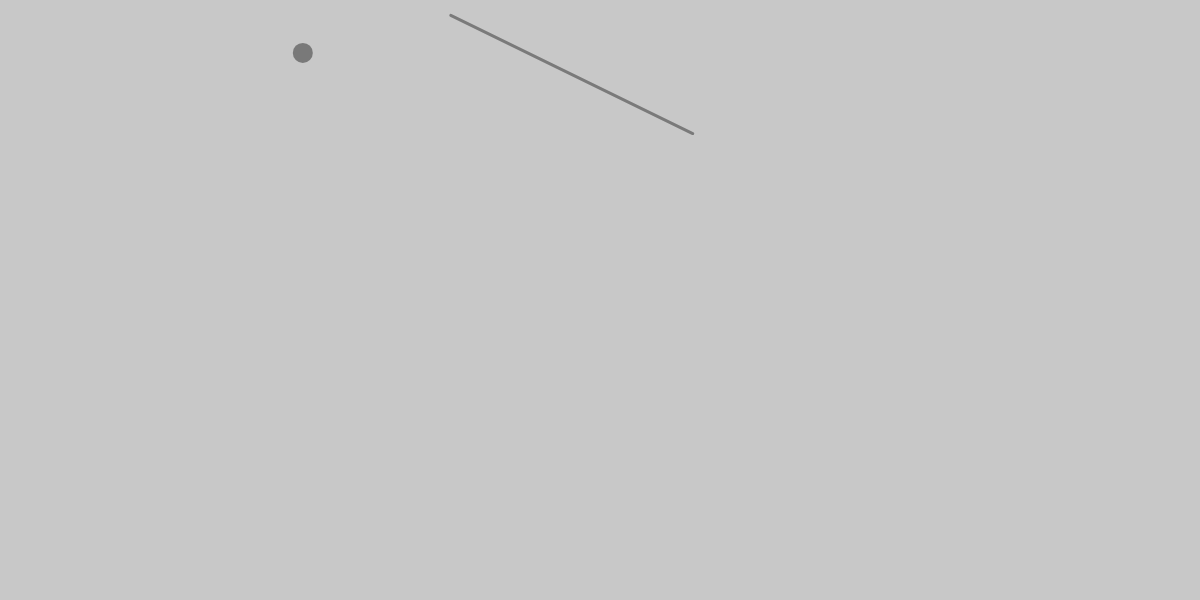
Frame 1 (no input)
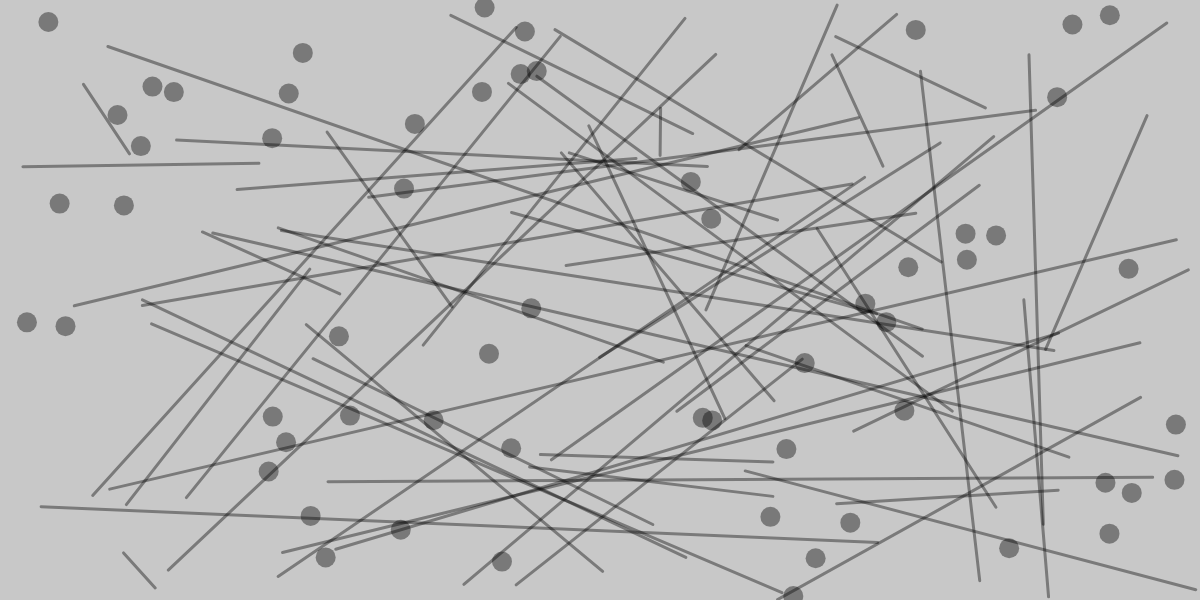
Frame 60 (no input)
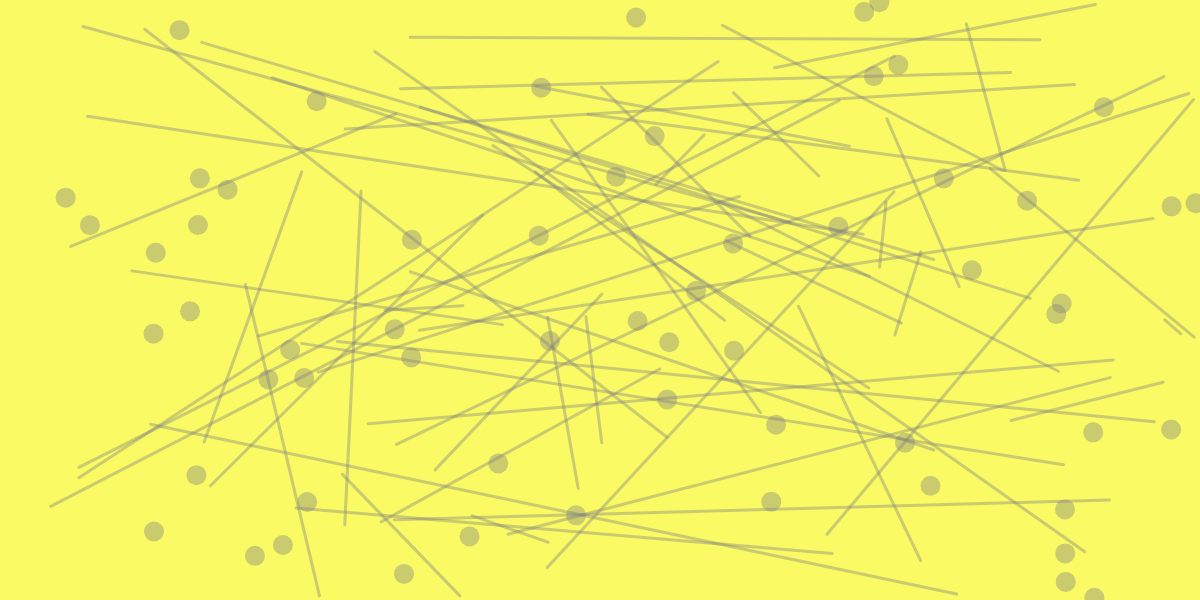
Frame 120 (the mouse pressed at the canvas centre since frame 60)

The p5.js sketch that drew these frames (run headless with seeded random() and noise() and a simulated clock; from frame 60 on, the mouse is pressed at the canvas centre):

// p5.js sketch
// ── sketch.js
var circle = {
  X : 50,
  Y : 10,
  sX : 15,
  sY : 10
}

function setup() {
  // put setup code here
  createCanvas(1200,600)
  background(200);
  randomSeed(42)
}

function draw() {
  var r = map(mouseX, 0, width, 0, 255)
  var g = map(mouseY, 0,height, 0, 255)
  var b = map((mouseX+mouseY)/2, 0, (width+height)/2, 0, 255)

  //background(r, g, b);
  // put drawing code here
  fill(r, g, b, 100);
  noStroke()

  circle.X++; 
  if (circle.X > width) circle.X = 0;
  circle.Y++;
  if (circle.Y > height) circle.Y = 0;
  circle.sX++;
  if (circle.sX > 30) circle.sX = 1;
  circle.sY--;
  if (circle.sY < 0) circle.sY = 30;


  ellipse(random(0, width), random(0, height), 20, 20);

  stroke(b, g, r, 100)
  strokeWeight(3)
  line(random(0, width), random(0, height), random(0, width), random(0, height))

 
  // rect(1, 2, 3, h, [tl], [tr], [br], [bl])
}

function mousePressed() {
  background(250, 250, 100)
}
